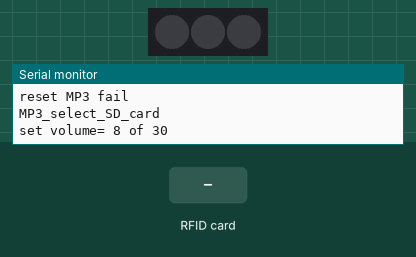
The sketch below on a simulated ATtiny85, built with avr-gcc and run on an emulated ATtiny85. Shown: 3 RGB LEDs in strip order, left to right, the last lines printed to the serial monitor. The inputs (shaded band) are chosen by the test bench. Dim RGB values are drawn brighter than linear.

Above: at 12.6 s.
12.7 s: RFID card 5E 7A 19 C4 held to the reader
At 13.9 s:
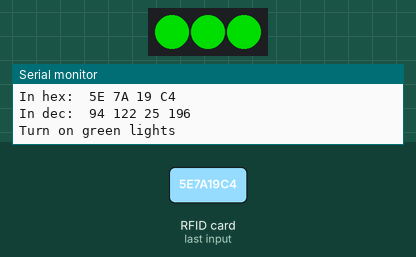
15.7 s: RFID card 5E 7A 19 C4 held to the reader
At 16.4 s:
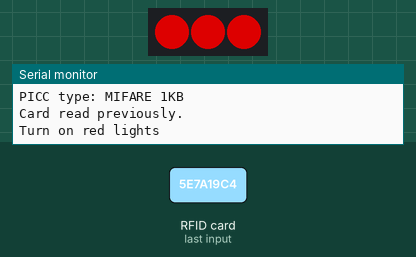
Timing chart, 0 to 18.8 s (numbered marks = the images above; inputs shaded):
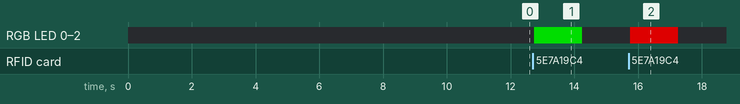

The sketch:

IntegrationNoMapping.ino
```cpp
/*
Code that uses status check to play next songs passong over all songs in the SD card

we can use the serial monitor to interact with the mp3play:
Written Text ---- what it does
start             start playing from folder 01/001 and go through all songs
stop              pause currently playing song
play              resume playback, or start placyback from 03/001 if no playback wat started
next              change to the next song
prev              change to previous song
combine           play a combination list of songs: 01/001 02/005 01/003
*/

// Include required libraries:
#include <HardwareSerial.h>

// Define the Serial MP3 Player Module.
HardwareSerial MP3(2);  // Use UART2 for MP3 player communication
// GPIO17 ------------------------ MP3 TX2
// GPIO16 ------------------------ MP3 RX2


static int8_t Send_buf[6] = { 0 };
char receivedData[20];  //buffer for storing incoming data
int dataIndex = 0;      //index for storing incoming data
enum MP3_status { STOPPED, IDLE, PLAYING, NODATA };
int file_counter = 1;
static bool playing = false;
static String last_cmd = "";

// Define the required MP3 Player Commands: based on command codes listed in manual - https://static1.squarespace.com/static/584d41b3f5e2310b396cd953/t/5c7c2f29104c7b336a2f8380/1551642412037/Serial+MP3+Player+A+v1.0+Manual.pdf
static byte start_byte = 0x7E;  // Start byte
static byte end_byte = 0xEF;    // End byte

static byte resume_CMD = 0x01;
static byte pause_CMD = 0x02;
static byte stop_CMD = 0x0E;
static byte next_song_CMD = 0x03;
static byte prev_song_CMD = 0x04;
static byte volume_up_CMD = 0x05;
static byte volume_down_CMD = 0x06;

static byte set_volume_CMD = 0x31;
static byte play_index_CMD = 0x41;
static byte play_filename_CMD = 0x42;
static int8_t select_SD_CMD[] = { 0x7e, 0x03, 0X35, 0x01, 0xef };
static int8_t reset_CMD[] = { 0x7e, 0x03, 0X35, 0x05, 0xef };

#include <Adafruit_NeoPixel.h>
#ifdef __AVR__
 #include <avr/power.h> // Required for 16 MHz Adafruit Trinket
#endif

#include <SPI.h>
#include <MFRC522.h>

// Which pin on the Arduino is connected to the NeoPixels?
#define PIN        26 // On Trinket or Gemma, suggest changing this to 1

// How many NeoPixels are attached to the Arduino?
#define NUMPIXELS 3 // Popular NeoPixel ring size

#define SS_PIN 5
#define RST_PIN 22

MFRC522 rfid(SS_PIN, RST_PIN); // Instance of the class

MFRC522::MIFARE_Key key;

Adafruit_NeoPixel pixels(NUMPIXELS, PIN, NEO_GRB + NEO_KHZ800);
bool lightsOn = false;
bool authorized_card = false;
unsigned long previousMillis = 0;
const long interval = 1500;  // 1.5 seconds

// Init array that will store new NUID
byte nuidPICC[4];


void setup() {
  // Initiate the serial monitor.
  Serial.begin(9600);
  Serial.setTimeout(10);

  SPI.begin(); // Init SPI bus
  rfid.PCD_Init(); // Init MFRC522

  for (byte i = 0; i < 6; i++) {
    key.keyByte[i] = 0xFF;
  }

  #if defined(__AVR_ATtiny85__) && (F_CPU == 16000000)
  clock_prescale_set(clock_div_1);
#endif
  // END of Trinket-specific code.

  pixels.begin();

  // Initiate the Serial MP3 Player Module.
  MP3.begin(9600, SERIAL_8N1, 17, 16);
  delay(100);  //delay for stability

  if (reset_mp3() == true) {
    Serial.println("reset MP3 success");
  } else {
    Serial.println("reset MP3 fail");
    delay(10000);
  }

  select_SD_card();  //ALWAYS select SD card at beginning
  delay(1200);       //indexing the files on your SD card will take at least 1 second. let the operation finish in the background before trying to play a file.
  set_volume(8);
}

void loop() {
  if(lightsOn){
    turnOffPixels();
  }
  if(authorized_card){
    play_controls();
  }

  // Reset the loop if no new card present on the sensor/reader. This saves the entire process when idle.
  if ( ! rfid.PICC_IsNewCardPresent())
  {

    return;
  }

  // Verify if the NUID has been readed
  if ( ! rfid.PICC_ReadCardSerial())
    return;

  Serial.print(F("PICC type: "));
  MFRC522::PICC_Type piccType = rfid.PICC_GetType(rfid.uid.sak);
  Serial.println(rfid.PICC_GetTypeName(piccType));

  // Check is the PICC of Classic MIFARE type
  if (piccType != MFRC522::PICC_TYPE_MIFARE_MINI &&
    piccType != MFRC522::PICC_TYPE_MIFARE_1K &&
    piccType != MFRC522::PICC_TYPE_MIFARE_4K) {
    Serial.println(F("Your tag is not of type MIFARE Classic."));
    return;
  }

  if (rfid.uid.uidByte[0] != nuidPICC[0] ||
    rfid.uid.uidByte[1] != nuidPICC[1] ||
    rfid.uid.uidByte[2] != nuidPICC[2] ||
    rfid.uid.uidByte[3] != nuidPICC[3] ) {
    Serial.println(F("A new card has been detected."));

    // Store NUID into nuidPICC array
    for (byte i = 0; i < 4; i++) {
      nuidPICC[i] = rfid.uid.uidByte[i];
    }

    Serial.println(F("The NUID tag is:"));
    Serial.print(F("In hex: "));
    printHex(rfid.uid.uidByte, rfid.uid.size);
    Serial.println();
    Serial.print(F("In dec: "));
    printDec(rfid.uid.uidByte, rfid.uid.size);
    Serial.println();
    turnOnPixels(1);
    authorized_card = true;
    mp3Basic(stop_CMD);
  }
  else {
    Serial.println(F("Card read previously."));
    turnOnPixels(0);
  }

  // Halt PICC
  rfid.PICC_HaltA();

  // Stop encryption on PCD
  rfid.PCD_StopCrypto1();

}

void play_controls(){
  //if there is text in the serial monitor buffer, then read it.
  String str = "";
  if (Serial.available() > 0) {
      str = Serial.readString();
      str.trim();
      Serial.println(str);
      last_cmd = str;
    }


  if(str == "play")
  {
    playing = true;
    mp3Basic(resume_CMD);
  }

  else if(str == "stop"){
    playing = false;
    mp3Basic(pause_CMD);
  }

  else if (str == "next"){
    mp3Basic(next_song_CMD);
  }

  else if (str == "prev"){
    mp3Basic(prev_song_CMD);
  }

  else if (str == "combine"){
    preset_Combine();
  }

  else if(str == "vol up"){
    mp3Basic(volume_up_CMD);
    mp3Basic(volume_up_CMD);
  }
    else if(str == "vol down"){
    mp3Basic(volume_down_CMD);
    mp3Basic(volume_down_CMD);
  }

  //we play here if we use 'start' to begin playing, or if previous song ended and we are in playing mode
  if ((check_MP3_status() == STOPPED && playing)  || str == "start") {
    if(!playing) play_filename(1,file_counter);
    // // uncomment this code if you want to cycle play a preset number of consecutive files
    // file_counter++;
    // if (file_counter > 5) {
    //   file_counter = 1;
    // }

    mp3Basic(next_song_CMD); //cycles through ALL the songs on the file;
    playing = true;
  }
  delay(25);
}

//this sends basic commands that use only 4 bytes to the mp3 player
void mp3Basic(int8_t command) {
  Send_buf[0] = 0x7e;  //starting byte
  Send_buf[1] = 0x02;  //the number of bytes of the command without starting byte and ending byte
  Send_buf[2] = command;
  Send_buf[3] = 0xef;  //
  sendBytes(4);
}


MP3_status check_MP3_status() {
  if (MP3.available()) {  //should not be a while loop, but a if loop. but MP3 sends very little data, so it should be fine
    // get the new byte:
    char player_status = MP3.read();
    receivedData[dataIndex] = player_status;
    Serial.print(player_status, HEX);
    delay(1);                               //At 9600 baud , each char takes about 0.9ms
    if (receivedData[dataIndex] == 0xEF) {  //reached end of reply
      Serial.print(" LEN=");
      Serial.println(dataIndex);
      if (receivedData[dataIndex - 3] == 0x3D && receivedData[dataIndex - 4] == 0x04) {  //7E.4.3D.(folder_byte).(file_byte).EF  - stopped msg - sent twice by MP3
        Serial.print(" STOP MSG #");
        if (dataIndex > 5) {  //if the message length is 5, then this is the first time "stop" is sent. ignore it and wait for the second time.
          dataIndex = 0;
          Serial.println(" 2");
          return (PLAYING); //we ignore it so send playing
        } else {
          Serial.println(" 1");
          return (STOPPED);
        }

      } else if (receivedData[dataIndex - 1] == 0x00 && receivedData[dataIndex - 2] == 0x31) {  //7E20EF7E3101EF - status reply - currently playing
        Serial.println(" STATUS REPLY - IDLE");
        dataIndex = 0;
        return (IDLE);
      } else if (receivedData[dataIndex - 1] == 0x01 && receivedData[dataIndex - 2] == 0x31) {  //7E20EF7E3101EF - status reply - currently playing
        Serial.println(" STATUS REPLY - PLAYING");
        dataIndex = 0;
        return (PLAYING);
      }
      dataIndex = 0;
    } else {
      dataIndex++;
      Serial.print(".");
    }
  }

  return (NODATA);
}


bool reset_mp3() {
  Serial.println("MP3 RESET");
  MP3.flush();  //delete all data in serial2 buffer for MP3
  int len = 5;
  for (int i = 0; i < len; i++) {
    MP3.write(reset_CMD[i]);
  }
  delay(50);              //give the mp3 player time to reset and return message
  if (MP3.available()) {  //check if there is a response from the board (not reading the response itself)
    return true;
  } else {
    return false;
  }
}

void select_SD_card() {
  Serial.println("MP3_select_SD_card");
  int len = 4;
  for (int i = 0; i <= len; i++) {
    MP3.write(select_SD_CMD[i]);
  }
}

void set_volume(byte volume) {
  delay(20);
  Serial.print("set volume= ");
  Serial.print(volume);
  Serial.println(" of 30");
  MP3.write(start_byte);
  byte msg_len = 0x03;
  MP3.write(msg_len);
  MP3.write(set_volume_CMD);
  MP3.write(volume);
  MP3.write(end_byte);
  delay(20);  //required for stability
}

void play_filename(int8_t directory, int8_t file) {
  Serial.print("playing directory ");
  Serial.print(directory);
  Serial.print(" file number ");
  Serial.println(file);
  MP3.write(start_byte);
  byte msg_len = 0x04;
  MP3.write(msg_len);
  MP3.write(play_filename_CMD);
  byte dir_ind = directory;
  MP3.write(dir_ind);
  byte file_ind = file;
  MP3.write(file_ind);
  MP3.write(end_byte);
  delay(20);  //required for stability
}

void play_Index(int8_t file) {
  Serial.print(" playing file index: ");
  Serial.println(file);
  MP3.write(start_byte);
  byte msg_len = 0x04;
  MP3.write(msg_len);
  MP3.write(play_index_CMD);
  int8_t directory = 0;
  byte dir_ind = directory;
  MP3.write(dir_ind);
  byte file_ind = file;
  MP3.write(file_ind);
  MP3.write(end_byte);
  delay(20);  //required for stability
}

void preset_Combine(){
  Serial.print(" playing combination songs: 01/005, 02/001, 01/003 ");

  MP3.write(start_byte);
  byte msg_len = 0x08;
  MP3.write(msg_len);

  byte combine_cmd = 0x45;
  MP3.write(combine_cmd);

  byte dir_ind = 1;
  MP3.write(dir_ind);
  byte file_ind = 5;
  MP3.write(file_ind);
  dir_ind = 2;
  MP3.write(dir_ind);
  file_ind = 1;
  MP3.write(file_ind);
  dir_ind = 1;
  MP3.write(dir_ind);
  file_ind = 3;
  MP3.write(file_ind);

  MP3.write(end_byte);

  delay(20);  //required for stability
}


void sendBytes(uint8_t nbytes) {
  for (uint8_t i = 0; i < nbytes; i++)  //
  {
    MP3.write(Send_buf[i]);
  }
}

void turnOnPixels(int isNew){
    for(int i=0; i<NUMPIXELS; i++) { // For each pixel...
      // pixels.Color() takes RGB values, from 0,0,0 up to 255,255,255
      // Here we're using a moderately bright green color:
      if(isNew){
        pixels.setPixelColor(i, pixels.Color(0, 150, 0));
      }
      else {
        pixels.setPixelColor(i, pixels.Color(150, 0, 0));
      }
    }
    if(isNew)
        Serial.println(F("Turn on green lights"));
    else
        Serial.println(F("Turn on red lights"));
    pixels.show();
    lightsOn = true;
    previousMillis = millis();  // Reset the timer
}

void turnOffPixels(){
    unsigned long currentMillis = millis();
    if (currentMillis - previousMillis >= interval) {
      // It's been 3 seconds, turn off the lights
      pixels.clear();
      pixels.show();
      lightsOn = false;
       Serial.println(F("Turn off lights"));
    }
}


/**
 * Helper routine to dump a byte array as hex values to Serial.
 */
void printHex(byte *buffer, byte bufferSize) {
  for (byte i = 0; i < bufferSize; i++) {
    Serial.print(buffer[i] < 0x10 ? " 0" : " ");
    Serial.print(buffer[i], HEX);
  }
}

/**
 * Helper routine to dump a byte array as dec values to Serial.
 */
void printDec(byte *buffer, byte bufferSize) {
  for (byte i = 0; i < bufferSize; i++) {
    Serial.print(' ');
    Serial.print(buffer[i], DEC);
  }
}
```

Measured:
- after the input at 12.7 s, RGB LED 0–2: off → RGB(0, 150, 0) at once, → off 1.5 s later
- after the input at 15.7 s, RGB LED 0–2: off → RGB(150, 0, 0) at once, → off 1.5 s later
